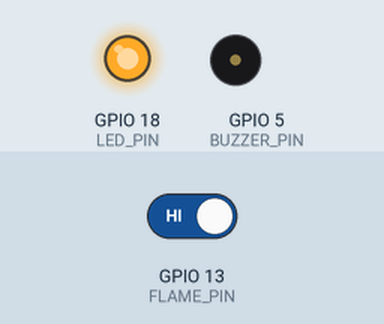
Simulated run of this sketch. Board: ESP32. Parts: output pins drawn as LEDs (lit = HIGH), buzzer (waves = sounding, pin HIGH). The test bench sets the inputs (shaded band); at power-on: GPIO 13 (FLAME_PIN) HIGH. WiFi joins after 1.5 s; servers stay silent unless stated; uploads are accepted with an empty reply; the modem accepts every AT command (registered, SIM ready, sends succeed) and sends nothing else; what the sketch prints to the serial monitor is not drawn.

Above: at 7.0 s.
At 9.3 s:
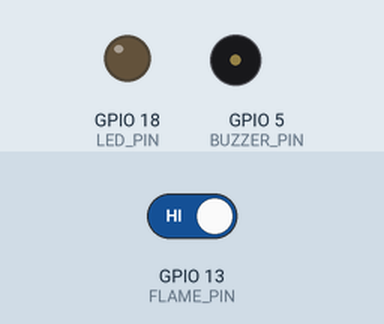
9.4 s: GPIO 13 (FLAME_PIN) driven LOW
At 10.7 s:
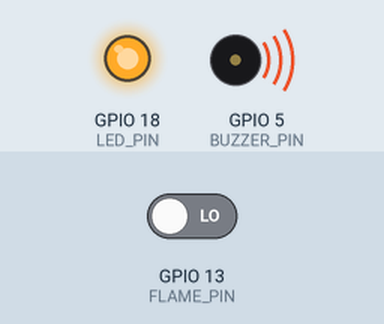
Timing chart, 0 to 12.4 s (numbered marks = the images above; inputs shaded):
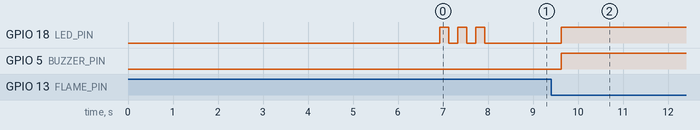

The sketch:

node1.ino
```cpp
#include <WiFi.h>
#include <HTTPClient.h>
#include <HardwareSerial.h>

// ============== WiFi Configuration ==============
const char* ssid = "PLDTHOMEFIBRxSQ9R";     // Replace with your WiFi name
const char* password = "GayoFamily@2025!";  // Replace with your WiFi password

// ============== Backend API Configuration ==============
const char* serverHostname = "http://jaypee.local:5000";
const char* serverFallbackIP = "http://192.168.1.61:5000";
String serverUrl = "http://192.168.1.61:5000/api";  // default; overwritten by resolveServer()

const char* deviceId = "DEV001";  // Unique device ID for this sensor

// ============== Pin Configuration ==============
#define FLAME_PIN 13
#define BUZZER_PIN 5
#define LED_PIN 18  // Built-in LED for status

// ============== SIM800L Configuration ==============
#define SIM800_TX 17
#define SIM800_RX 16
HardwareSerial sim800(1);

// Phone number to send SMS alerts (change this to your number)
const char* alertPhoneNumber = "+639624206885";

// ============== State Variables ==============
bool fireDetected = false;

// Heartbeat for online status
unsigned long lastHeartbeatTime = 0;
const unsigned long HEARTBEAT_INTERVAL = 30000;  // Send heartbeat every 30 seconds

// ============== Function Declarations ==============
void connectWiFi();
void resolveServer();
void sendHeartbeat();
void sendSMS(String message);
void updateFireStatus(bool isFire);
void blinkLED(int times, int delayMs);

void setup() {
  Serial.begin(115200);
  delay(1000);

  // Initialize pins - set outputs LOW before pinMode to prevent boot glitch on strapping pins
  digitalWrite(BUZZER_PIN, LOW);
  digitalWrite(LED_PIN, LOW);
  pinMode(FLAME_PIN, INPUT);
  pinMode(BUZZER_PIN, OUTPUT);
  pinMode(LED_PIN, OUTPUT);
  digitalWrite(BUZZER_PIN, LOW);
  digitalWrite(LED_PIN, LOW);

  Serial.println("\n\n========================================");
  Serial.println("   FLAME ALERT - Fire Detection System - Node 1");
  Serial.println("========================================");
  Serial.println("Device ID: " + String(deviceId));
  Serial.println();

  // Connect to WiFi
  connectWiFi();

  // Resolve backend URL (try jaypee.local, fall back to direct IP)
  if (WiFi.status() == WL_CONNECTED) {
    resolveServer();
  }

  // Initialize SIM800L serial
  sim800.begin(9600, SERIAL_8N1, SIM800_RX, SIM800_TX);
  delay(3000);  // Wait for SIM800L to initialize

  Serial.println("\nInitializing SIM800L...");
  sim800.println("AT");
  delay(1000);

  // Check if SIM800L responds
  if (sim800.available()) {
    Serial.println("✅ SIM800L initialized");
  } else {
    Serial.println("⚠️ WARNING: SIM800L not responding");
  }

  Serial.println("\n========================================");
  Serial.println("System Ready - Monitoring for fire...");
  Serial.println("========================================\n");

  blinkLED(3, 200);  // Signal ready
}

void loop() {
  // Check WiFi connection
  if (WiFi.status() != WL_CONNECTED) {
    Serial.println("⚠️ WiFi disconnected! Reconnecting...");
    connectWiFi();
  }

  int flameState = digitalRead(FLAME_PIN);

  // ============== FIRE DETECTED ==============
  if (flameState == LOW && !fireDetected) {
    Serial.println("🔥 FIRE DETECTED!");

    digitalWrite(BUZZER_PIN, HIGH);
    digitalWrite(LED_PIN, HIGH);

    Serial.println("📡 Sending fire alert to backend...");
    updateFireStatus(true);

    String smsMessage = "FIRE ALERT - FLAME ALERT SYSTEM\n";
    smsMessage += "Device  : " + String(deviceId) + "\n";
    smsMessage += "Location: Tupi Public Market Area\n";
    smsMessage += "Coords  : 6.3316, 124.9515\n";
    smsMessage += "Maps    : https://maps.google.com/?q=6.3316,124.9515\n";
    smsMessage += "Status  : FIRE DETECTED - Respond immediately!";
    sendSMS(smsMessage);

    fireDetected = true;
  }

  // ============== FIRE CLEARED ==============
  if (flameState == HIGH) {
    if (fireDetected) {
      Serial.println("✅ Fire cleared.");
      Serial.println("📡 Sending fire cleared signal to backend...");
      updateFireStatus(false);
    }

    digitalWrite(BUZZER_PIN, LOW);
    digitalWrite(LED_PIN, LOW);
    fireDetected = false;
  }

  // ============== HEARTBEAT (keep device showing as online) ==============
  if (millis() - lastHeartbeatTime > HEARTBEAT_INTERVAL) {
    sendHeartbeat();
    lastHeartbeatTime = millis();
  }

  delay(500);
}

void connectWiFi() {
  Serial.println("Connecting to WiFi: " + String(ssid));

  WiFi.begin(ssid, password);

  int attempts = 0;
  while (WiFi.status() != WL_CONNECTED && attempts < 40) {
    delay(500);
    Serial.print(".");
    attempts++;
  }

  Serial.println();

  if (WiFi.status() == WL_CONNECTED) {
    Serial.println("\u2705 WiFi Connected!");
    Serial.println("IP Address: " + WiFi.localIP().toString());
  } else {
    Serial.println("❌ WiFi connection failed!");
    Serial.println("   Will retry in next cycle...");
  }
}

void resolveServer() {
  HTTPClient http;

  // Try hostname first
  Serial.println("Trying " + String(serverHostname) + "...");
  http.begin(String(serverHostname));
  http.setTimeout(3000);
  int code = http.GET();
  http.end();

  if (code == 200) {
    serverUrl = String(serverHostname) + "/api";
    Serial.println("✅ Backend resolved via hostname: " + serverUrl);
    return;
  }

  // Hostname failed — fall back to direct IP
  Serial.println("   Hostname unreachable (" + String(code) + "), trying IP fallback...");
  http.begin(String(serverFallbackIP));
  http.setTimeout(3000);
  code = http.GET();
  http.end();

  if (code == 200) {
    serverUrl = String(serverFallbackIP) + "/api";
    Serial.println("✅ Backend resolved via IP fallback: " + serverUrl);
  } else {
    Serial.println("❌ Backend unreachable on both hostname and IP. Will keep retrying on data send.");
  }
}

void updateFireStatus(bool isFire) {
  if (WiFi.status() != WL_CONNECTED) {
    Serial.println("❌ No WiFi - cannot update backend");
    return;
  }

  HTTPClient http;
  String endpoint;

  if (isFire) {
    endpoint = String(serverUrl) + "/simulate-fire/" + deviceId;
  } else {
    endpoint = String(serverUrl) + "/clear-fire/" + deviceId;
  }

  Serial.println("   Endpoint: " + endpoint);

  http.begin(endpoint);
  http.addHeader("Content-Type", "application/json");
  http.setTimeout(10000);  // 10 second timeout

  int httpCode = http.POST("");

  if (httpCode > 0) {
    Serial.print("   Response code: ");
    Serial.println(httpCode);

    if (httpCode == 200) {
      String response = http.getString();
      Serial.println("   ✅ Backend updated successfully");
      Serial.println("   Response: " + response);
    } else {
      Serial.println("   ⚠️ Unexpected response code");
    }
  } else {
    Serial.print("   ❌ HTTP Error: ");
    Serial.println(http.errorToString(httpCode));
    Serial.println("   Check if backend server is running!");
  }

  http.end();
}

void sendHeartbeat() {
  if (WiFi.status() != WL_CONNECTED) {
    return;
  }

  HTTPClient http;
  String endpoint = String(serverUrl) + "/heartbeat/" + deviceId;

  http.begin(endpoint);
  http.setTimeout(5000);

  int httpCode = http.POST("");
  http.end();

  // Silent heartbeat - only log failures
  if (httpCode < 0) {
    Serial.println("⚠️ Heartbeat failed");
  }
}

void sendSMS(String message) {
  Serial.println("📱 Sending SMS alert...");
  Serial.println("   To: " + String(alertPhoneNumber));

  // Set SMS to text mode
  sim800.println("AT+CMGF=1");
  delay(1000);

  // Set phone number
  sim800.print("AT+CMGS=\"");
  sim800.print(alertPhoneNumber);
  sim800.println("\"");
  delay(1000);

  // Send message
  sim800.print(message);
  delay(500);

  // Send CTRL+Z to complete SMS
  sim800.write(26);
  delay(5000);

  // Read response
  if (sim800.available()) {
    String response = sim800.readString();
    if (response.indexOf("OK") != -1) {
      Serial.println("   ✅ SMS sent successfully!");
    } else {
      Serial.println("   ⚠️ SMS status unknown");
      Serial.println("   Response: " + response);
    }
  } else {
    Serial.println("   ⚠️ No response from SIM800L");
  }
}

void blinkLED(int times, int delayMs) {
  for (int i = 0; i < times; i++) {
    digitalWrite(LED_PIN, HIGH);
    delay(delayMs);
    digitalWrite(LED_PIN, LOW);
    delay(delayMs);
  }
}
```

Measured:
- after the input at 9.4 s, GPIO 18 (LED_PIN), GPIO 5 (BUZZER_PIN): LOW → HIGH after 0.23 s
